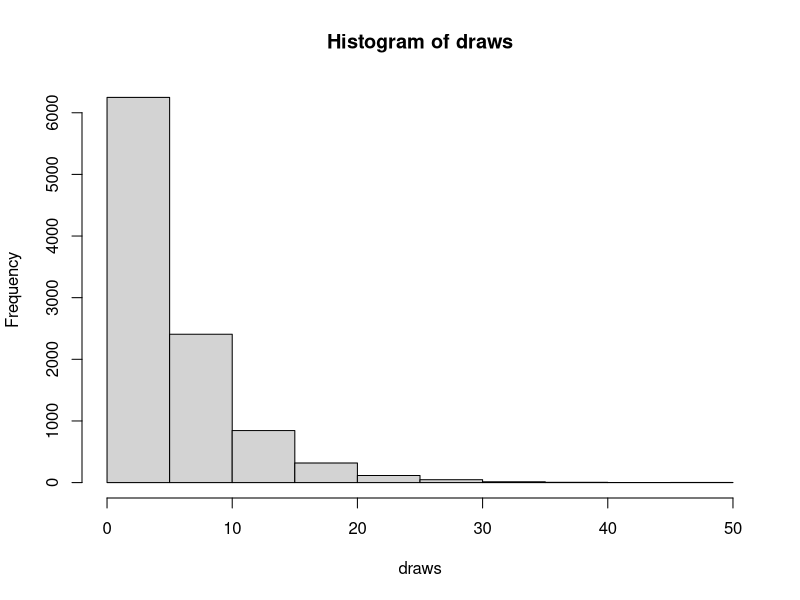
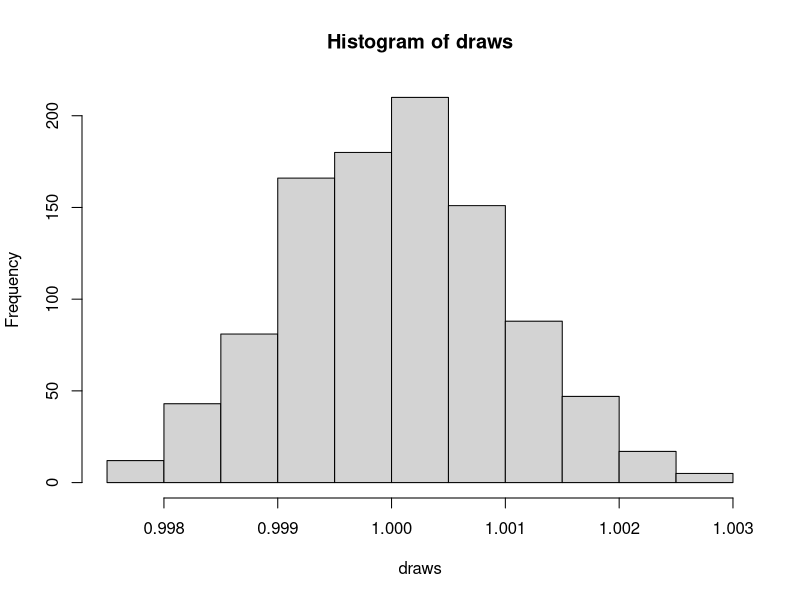

Write the R code that produced these figures, in order.
## ---- chunk 1
    getwd()
## ---- chunk 2
library(ggplot2)
draws <- rexp(10000, .2)
hist(draws)
## ---- chunk 3
library(ggplot2)
alpha_morpho <- runif(1, 0, 1E6 )

draws <- rgamma(1000, shape = alpha_morpho, rate = alpha_morpho)
hist(draws)
